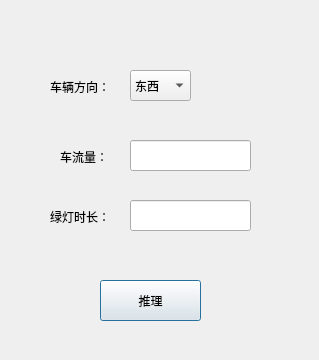
<?xml version="1.0" encoding="UTF-8"?>
<ui version="4.0">
 <class>Dialog10</class>
 <widget class="QDialog" name="Dialog10">
  <property name="geometry">
   <rect>
    <x>0</x>
    <y>0</y>
    <width>319</width>
    <height>360</height>
   </rect>
  </property>
  <property name="windowTitle">
   <string>推理系统</string>
  </property>
  <widget class="QComboBox" name="comboBox">
   <property name="geometry">
    <rect>
     <x>130</x>
     <y>70</y>
     <width>61</width>
     <height>31</height>
    </rect>
   </property>
   <item>
    <property name="text">
     <string>东西</string>
    </property>
   </item>
   <item>
    <property name="text">
     <string>南北</string>
    </property>
   </item>
  </widget>
  <widget class="QLabel" name="label">
   <property name="geometry">
    <rect>
     <x>50</x>
     <y>80</y>
     <width>63</width>
     <height>13</height>
    </rect>
   </property>
   <property name="text">
    <string>车辆方向：</string>
   </property>
  </widget>
  <widget class="QPushButton" name="pushButton">
   <property name="geometry">
    <rect>
     <x>100</x>
     <y>280</y>
     <width>101</width>
     <height>41</height>
    </rect>
   </property>
   <property name="text">
    <string>推理</string>
   </property>
  </widget>
  <widget class="QLineEdit" name="lineEdit">
   <property name="geometry">
    <rect>
     <x>130</x>
     <y>140</y>
     <width>121</width>
     <height>31</height>
    </rect>
   </property>
  </widget>
  <widget class="QLabel" name="label_2">
   <property name="geometry">
    <rect>
     <x>60</x>
     <y>150</y>
     <width>63</width>
     <height>13</height>
    </rect>
   </property>
   <property name="text">
    <string>车流量：</string>
   </property>
  </widget>
  <widget class="QLineEdit" name="lineEdit_2">
   <property name="geometry">
    <rect>
     <x>130</x>
     <y>200</y>
     <width>121</width>
     <height>31</height>
    </rect>
   </property>
  </widget>
  <widget class="QLabel" name="label_3">
   <property name="geometry">
    <rect>
     <x>50</x>
     <y>210</y>
     <width>63</width>
     <height>13</height>
    </rect>
   </property>
   <property name="text">
    <string>绿灯时长：</string>
   </property>
  </widget>
 </widget>
 <resources/>
 <connections/>
</ui>
